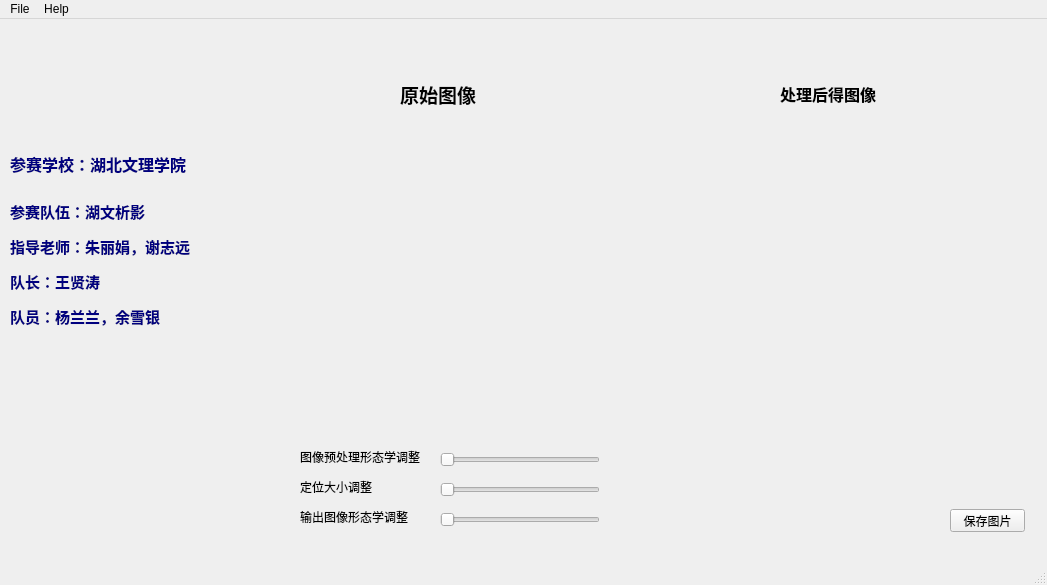
<?xml version="1.0" encoding="UTF-8"?>
<ui version="4.0">
 <class>Competition</class>
 <widget class="QMainWindow" name="Competition">
  <property name="geometry">
   <rect>
    <x>0</x>
    <y>0</y>
    <width>1047</width>
    <height>585</height>
   </rect>
  </property>
  <property name="windowTitle">
   <string>MainWindow</string>
  </property>
  <property name="iconSize">
   <size>
    <width>24</width>
    <height>24</height>
   </size>
  </property>
  <property name="animated">
   <bool>false</bool>
  </property>
  <widget class="QWidget" name="centralwidget">
   <widget class="QLabel" name="label">
    <property name="geometry">
     <rect>
      <x>10</x>
      <y>130</y>
      <width>211</width>
      <height>31</height>
     </rect>
    </property>
    <property name="font">
     <font>
      <family>Adobe Caslon Pro Bold</family>
      <pointsize>15</pointsize>
     </font>
    </property>
    <property name="text">
     <string>&lt;html&gt;&lt;head/&gt;&lt;body&gt;&lt;p&gt;&lt;span style=&quot; font-size:12pt; font-weight:600; color:#00007f;&quot;&gt;参赛学校：湖北文理学院&lt;/span&gt;&lt;/p&gt;&lt;/body&gt;&lt;/html&gt;</string>
    </property>
   </widget>
   <widget class="QLabel" name="label_3">
    <property name="geometry">
     <rect>
      <x>10</x>
      <y>170</y>
      <width>241</width>
      <height>151</height>
     </rect>
    </property>
    <property name="text">
     <string>&lt;html&gt;&lt;head/&gt;&lt;body&gt;&lt;p&gt;&lt;span style=&quot; font-size:11pt; font-weight:600; color:#00007f;&quot;&gt;参赛队伍：湖文析影&lt;/span&gt;&lt;/p&gt;&lt;p&gt;&lt;span style=&quot; font-size:11pt; font-weight:600; color:#00007f;&quot;&gt;指导老师：朱丽娟，谢志远&lt;/span&gt;&lt;/p&gt;&lt;p&gt;&lt;span style=&quot; font-size:11pt; font-weight:600; color:#00007f;&quot;&gt;队长：王贤涛&lt;/span&gt;&lt;/p&gt;&lt;p&gt;&lt;span style=&quot; font-size:11pt; font-weight:600; color:#00007f;&quot;&gt;队员：杨兰兰，余雪银&lt;/span&gt;&lt;/p&gt;&lt;/body&gt;&lt;/html&gt;</string>
    </property>
   </widget>
   <widget class="QLabel" name="label_4">
    <property name="geometry">
     <rect>
      <x>400</x>
      <y>60</y>
      <width>91</width>
      <height>31</height>
     </rect>
    </property>
    <property name="text">
     <string>&lt;html&gt;&lt;head/&gt;&lt;body&gt;&lt;p&gt;&lt;span style=&quot; font-size:14pt; font-weight:600;&quot;&gt;原始图像&lt;/span&gt;&lt;/p&gt;&lt;/body&gt;&lt;/html&gt;</string>
    </property>
   </widget>
   <widget class="QLabel" name="image_1">
    <property name="geometry">
     <rect>
      <x>280</x>
      <y>110</y>
      <width>341</width>
      <height>291</height>
     </rect>
    </property>
    <property name="styleSheet">
     <string notr="true"/>
    </property>
    <property name="text">
     <string/>
    </property>
   </widget>
   <widget class="QLabel" name="image_2">
    <property name="geometry">
     <rect>
      <x>650</x>
      <y>110</y>
      <width>341</width>
      <height>291</height>
     </rect>
    </property>
    <property name="styleSheet">
     <string notr="true"/>
    </property>
    <property name="text">
     <string/>
    </property>
   </widget>
   <widget class="QLabel" name="label_5">
    <property name="geometry">
     <rect>
      <x>780</x>
      <y>60</y>
      <width>101</width>
      <height>31</height>
     </rect>
    </property>
    <property name="text">
     <string>&lt;html&gt;&lt;head/&gt;&lt;body&gt;&lt;p&gt;&lt;span style=&quot; font-size:12pt; font-weight:600;&quot;&gt;处理后得图像&lt;/span&gt;&lt;/p&gt;&lt;/body&gt;&lt;/html&gt;</string>
    </property>
   </widget>
   <widget class="QSlider" name="horizontalSlider">
    <property name="geometry">
     <rect>
      <x>440</x>
      <y>430</y>
      <width>160</width>
      <height>22</height>
     </rect>
    </property>
    <property name="orientation">
     <enum>Qt::Horizontal</enum>
    </property>
   </widget>
   <widget class="QLabel" name="label_6">
    <property name="geometry">
     <rect>
      <x>300</x>
      <y>430</y>
      <width>121</width>
      <height>16</height>
     </rect>
    </property>
    <property name="text">
     <string>图像预处理形态学调整</string>
    </property>
   </widget>
   <widget class="QLabel" name="label_7">
    <property name="geometry">
     <rect>
      <x>300</x>
      <y>460</y>
      <width>101</width>
      <height>16</height>
     </rect>
    </property>
    <property name="text">
     <string>定位大小调整</string>
    </property>
   </widget>
   <widget class="QSlider" name="horizontalSlider_2">
    <property name="geometry">
     <rect>
      <x>440</x>
      <y>460</y>
      <width>160</width>
      <height>22</height>
     </rect>
    </property>
    <property name="orientation">
     <enum>Qt::Horizontal</enum>
    </property>
   </widget>
   <widget class="QLabel" name="label_8">
    <property name="geometry">
     <rect>
      <x>300</x>
      <y>490</y>
      <width>111</width>
      <height>16</height>
     </rect>
    </property>
    <property name="text">
     <string>输出图像形态学调整</string>
    </property>
   </widget>
   <widget class="QSlider" name="horizontalSlider_3">
    <property name="geometry">
     <rect>
      <x>440</x>
      <y>490</y>
      <width>160</width>
      <height>22</height>
     </rect>
    </property>
    <property name="orientation">
     <enum>Qt::Horizontal</enum>
    </property>
   </widget>
   <widget class="QLabel" name="label_9">
    <property name="geometry">
     <rect>
      <x>630</x>
      <y>430</y>
      <width>41</width>
      <height>16</height>
     </rect>
    </property>
    <property name="text">
     <string/>
    </property>
   </widget>
   <widget class="QLabel" name="label_10">
    <property name="geometry">
     <rect>
      <x>630</x>
      <y>460</y>
      <width>41</width>
      <height>16</height>
     </rect>
    </property>
    <property name="text">
     <string/>
    </property>
   </widget>
   <widget class="QLabel" name="label_11">
    <property name="geometry">
     <rect>
      <x>630</x>
      <y>490</y>
      <width>41</width>
      <height>16</height>
     </rect>
    </property>
    <property name="text">
     <string/>
    </property>
   </widget>
   <widget class="QPushButton" name="pushButton">
    <property name="geometry">
     <rect>
      <x>950</x>
      <y>490</y>
      <width>75</width>
      <height>23</height>
     </rect>
    </property>
    <property name="text">
     <string>保存图片</string>
    </property>
   </widget>
  </widget>
  <widget class="QStatusBar" name="statusbar"/>
  <widget class="QMenuBar" name="menuBar">
   <property name="geometry">
    <rect>
     <x>0</x>
     <y>0</y>
     <width>1047</width>
     <height>23</height>
    </rect>
   </property>
   <widget class="QMenu" name="menu">
    <property name="title">
     <string>File</string>
    </property>
    <addaction name="separator"/>
    <addaction name="actionOpen_one_image_file"/>
    <addaction name="separator"/>
    <addaction name="actionExit"/>
    <addaction name="separator"/>
   </widget>
   <widget class="QMenu" name="menu_2">
    <property name="title">
     <string>Help</string>
    </property>
    <addaction name="actionAbout_us"/>
    <addaction name="actionVersion"/>
   </widget>
   <addaction name="menu"/>
   <addaction name="menu_2"/>
  </widget>
  <action name="actionOpen_one_image_file">
   <property name="text">
    <string>Open one image file</string>
   </property>
   <property name="iconText">
    <string>Open one image file</string>
   </property>
   <property name="iconVisibleInMenu">
    <bool>true</bool>
   </property>
  </action>
  <action name="actionExit">
   <property name="text">
    <string>Exit</string>
   </property>
  </action>
  <action name="actionAbout_us">
   <property name="text">
    <string>About us</string>
   </property>
  </action>
  <action name="actionVersion">
   <property name="text">
    <string>Version</string>
   </property>
  </action>
 </widget>
 <resources/>
 <connections/>
</ui>
